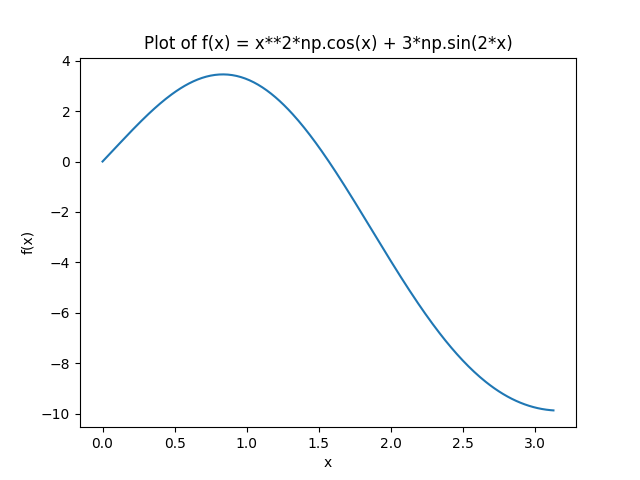

The Python source for this figure:
import numpy as np
from scipy import integrate
import matplotlib.pyplot as plotlib

#define parameter
x_start = 0                 #interval awal
x_stop = 3.14                  #interval akhir
x_steps_interval = 0.01     #besar step

#define an array of data points
x_values = np.arange (x_start, x_stop, x_steps_interval)
y_values = (x_values**2*np.cos(x_values)) + (3*np.sin(2*x_values))

#plotlib
plotlib.plot(x_values, y_values)

#define a lambda function for integration
integration_function = lambda x:(x**2*np.cos(x)) + (3*np.sin(2*x))

#integral ignoring error 
integral, _= integrate.quad(integration_function, x_start, x_stop)

#output
print("Integral Value", integral)

#plot
plotlib.xlabel('x')
plotlib.ylabel('f(x)')
plotlib.title('Plot of f(x) = x**2*np.cos(x) + 3*np.sin(2*x)')
plotlib.show()
